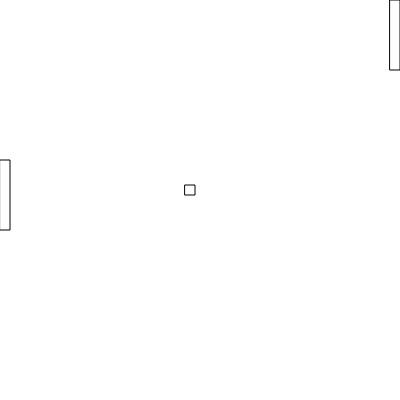
Frame 1 (no input)
Frame 60 (no input): identical to frame 1, image omitted
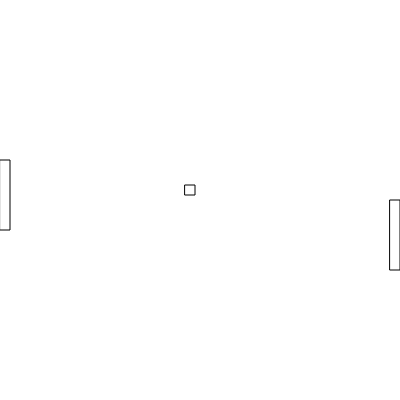
Frame 120 (the mouse pressed at the canvas centre since frame 60)

The p5.js sketch that drew these frames (run headless with seeded random() and noise() and a simulated clock; from frame 60 on, the mouse is pressed at the canvas centre):

// p5.js sketch
// ── sketch.js
var playerPaddle;

function setup() {
  createCanvas(400, 400);
  playerPaddle = new Paddle();
}

function draw() {
  //clear the screen
  background("white");
  
  //draw the player paddle
   playerPaddle.xPosition = 390;
   playerPaddle.yPosition = mouseY;
   playerPaddle.display();
  
  //draw the computer paddle
  rect(0,160,10,70);
  
  //draw the ball
  rect(185,185,10,10);
}
// ── Paddle.js
class Paddle{
  constructor(){
    this.xPosition = 0;
    this.yPosition = 0;
    this.width = 10;
    this.height = 70;
  }
  display(){
    rect(this.xPosition,this.yPosition,this.width,this.height);
  }
}
